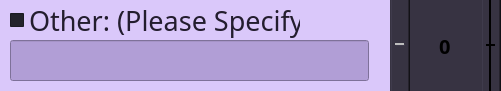
   <widget class="QFrame" name="framecontainer4">
    <property name="geometry">
     <rect>
      <x>20</x>
      <y>170</y>
      <width>501</width>
      <height>91</height>
     </rect>
    </property>
    <property name="styleSheet">
     <string notr="true">QFrame {
	border: none;
	color: white;
	background-color: rgb(218, 200, 250);
	border-radius: 13px;
}</string>
    </property>
    <property name="frameShape">
     <enum>QFrame::StyledPanel</enum>
    </property>
    <property name="frameShadow">
     <enum>QFrame::Raised</enum>
    </property>
    <widget class="QCheckBox" name="container4">
     <property name="geometry">
      <rect>
       <x>10</x>
       <y>0</y>
       <width>291</width>
       <height>41</height>
      </rect>
     </property>
     <property name="palette">
      <palette>
       <active>
        <colorrole role="WindowText">
         <brush brushstyle="SolidPattern">
          <color alpha="255">
           <red>49</red>
           <green>49</green>
           <blue>49</blue>
          </color>
         </brush>
        </colorrole>
        <colorrole role="Button">
         <brush brushstyle="SolidPattern">
          <color alpha="255">
           <red>35</red>
           <green>35</green>
           <blue>43</blue>
          </color>
         </brush>
        </colorrole>
        <colorrole role="Mid">
         <brush brushstyle="SolidPattern">
          <color alpha="255">
           <red>64</red>
           <green>65</green>
           <blue>66</blue>
          </color>
         </brush>
        </colorrole>
        <colorrole role="Text">
         <brush brushstyle="SolidPattern">
          <color alpha="255">
           <red>49</red>
           <green>49</green>
           <blue>49</blue>
          </color>
         </brush>
        </colorrole>
        <colorrole role="BrightText">
         <brush brushstyle="SolidPattern">
          <color alpha="255">
           <red>85</red>
           <green>85</green>
           <blue>127</blue>
          </color>
         </brush>
        </colorrole>
        <colorrole role="ButtonText">
         <brush brushstyle="SolidPattern">
          <color alpha="255">
           <red>49</red>
           <green>49</green>
           <blue>49</blue>
          </color>
         </brush>
        </colorrole>
        <colorrole role="Base">
         <brush brushstyle="SolidPattern">
          <color alpha="255">
           <red>35</red>
           <green>35</green>
           <blue>43</blue>
          </color>
         </brush>
        </colorrole>
        <colorrole role="Window">
         <brush brushstyle="SolidPattern">
          <color alpha="255">
           <red>35</red>
           <green>35</green>
           <blue>43</blue>
          </color>
         </brush>
        </colorrole>
        <colorrole role="PlaceholderText">
         <brush brushstyle="SolidPattern">
          <color alpha="128">
           <red>255</red>
           <green>255</green>
           <blue>255</blue>
          </color>
         </brush>
        </colorrole>
        <colorrole role="Accent">
         <brush brushstyle="SolidPattern">
          <color alpha="255">
           <red>85</red>
           <green>85</green>
           <blue>127</blue>
          </color>
         </brush>
        </colorrole>
       </active>
       <inactive>
        <colorrole role="WindowText">
         <brush brushstyle="SolidPattern">
          <color alpha="255">
           <red>49</red>
           <green>49</green>
           <blue>49</blue>
          </color>
         </brush>
        </colorrole>
        <colorrole role="Button">
         <brush brushstyle="SolidPattern">
          <color alpha="255">
           <red>35</red>
           <green>35</green>
           <blue>43</blue>
          </color>
         </brush>
        </colorrole>
        <colorrole role="Mid">
         <brush brushstyle="SolidPattern">
          <color alpha="255">
           <red>64</red>
           <green>65</green>
           <blue>66</blue>
          </color>
         </brush>
        </colorrole>
        <colorrole role="Text">
         <brush brushstyle="SolidPattern">
          <color alpha="255">
           <red>49</red>
           <green>49</green>
           <blue>49</blue>
          </color>
         </brush>
        </colorrole>
        <colorrole role="BrightText">
         <brush brushstyle="SolidPattern">
          <color alpha="255">
           <red>85</red>
           <green>85</green>
           <blue>127</blue>
          </color>
         </brush>
        </colorrole>
        <colorrole role="ButtonText">
         <brush brushstyle="SolidPattern">
          <color alpha="255">
           <red>49</red>
           <green>49</green>
           <blue>49</blue>
          </color>
         </brush>
        </colorrole>
        <colorrole role="Base">
         <brush brushstyle="SolidPattern">
          <color alpha="255">
           <red>35</red>
           <green>35</green>
           <blue>43</blue>
          </color>
         </brush>
        </colorrole>
        <colorrole role="Window">
         <brush brushstyle="SolidPattern">
          <color alpha="255">
           <red>35</red>
           <green>35</green>
           <blue>43</blue>
          </color>
         </brush>
        </colorrole>
        <colorrole role="PlaceholderText">
         <brush brushstyle="SolidPattern">
          <color alpha="128">
           <red>255</red>
           <green>255</green>
           <blue>255</blue>
          </color>
         </brush>
        </colorrole>
        <colorrole role="Accent">
         <brush brushstyle="SolidPattern">
          <color alpha="255">
           <red>85</red>
           <green>85</green>
           <blue>127</blue>
          </color>
         </brush>
        </colorrole>
       </inactive>
       <disabled>
        <colorrole role="WindowText">
         <brush brushstyle="SolidPattern">
          <color alpha="255">
           <red>255</red>
           <green>255</green>
           <blue>255</blue>
          </color>
         </brush>
        </colorrole>
        <colorrole role="Button">
         <brush brushstyle="SolidPattern">
          <color alpha="255">
           <red>35</red>
           <green>35</green>
           <blue>43</blue>
          </color>
         </brush>
        </colorrole>
        <colorrole role="Mid">
         <brush brushstyle="SolidPattern">
          <color alpha="255">
           <red>64</red>
           <green>65</green>
           <blue>66</blue>
          </color>
         </brush>
        </colorrole>
        <colorrole role="Text">
         <brush brushstyle="SolidPattern">
          <color alpha="255">
           <red>255</red>
           <green>255</green>
           <blue>255</blue>
          </color>
         </brush>
        </colorrole>
        <colorrole role="BrightText">
         <brush brushstyle="SolidPattern">
          <color alpha="255">
           <red>85</red>
           <green>85</green>
           <blue>127</blue>
          </color>
         </brush>
        </colorrole>
        <colorrole role="ButtonText">
         <brush brushstyle="SolidPattern">
          <color alpha="255">
           <red>255</red>
           <green>255</green>
           <blue>255</blue>
          </color>
         </brush>
        </colorrole>
        <colorrole role="Base">
         <brush brushstyle="SolidPattern">
          <color alpha="255">
           <red>35</red>
           <green>35</green>
           <blue>43</blue>
          </color>
         </brush>
        </colorrole>
        <colorrole role="Window">
         <brush brushstyle="SolidPattern">
          <color alpha="255">
           <red>35</red>
           <green>35</green>
           <blue>43</blue>
          </color>
         </brush>
        </colorrole>
        <colorrole role="PlaceholderText">
         <brush brushstyle="SolidPattern">
          <color alpha="128">
           <red>255</red>
           <green>255</green>
           <blue>255</blue>
          </color>
         </brush>
        </colorrole>
        <colorrole role="Accent">
         <brush brushstyle="SolidPattern">
          <color alpha="255">
           <red>85</red>
           <green>85</green>
           <blue>127</blue>
          </color>
         </brush>
        </colorrole>
       </disabled>
      </palette>
     </property>
     <property name="font">
      <font>
       <family>Oswald</family>
       <pointsize>20</pointsize>
      </font>
     </property>
     <property name="cursor">
      <cursorShape>PointingHandCursor</cursorShape>
     </property>
     <property name="styleSheet">
      <string notr="true">QCheckBox {
	background-color: none;
	color: rgb(35, 29, 46);
	
}</string>
     </property>
     <property name="text">
      <string>Other: (Please Specify)</string>
     </property>
    </widget>
    <widget class="QSpinBox" name="spinBox4">
     <property name="geometry">
      <rect>
       <x>390</x>
       <y>0</y>
       <width>111</width>
       <height>91</height>
      </rect>
     </property>
     <property name="font">
      <font>
       <family>Oswald</family>
       <pointsize>15</pointsize>
       <bold>true</bold>
      </font>
     </property>
     <property name="cursor">
      <cursorShape>PointingHandCursor</cursorShape>
     </property>
     <property name="mouseTracking">
      <bool>false</bool>
     </property>
     <property name="acceptDrops">
      <bool>false</bool>
     </property>
     <property name="styleSheet">
      <string notr="true"> QSpinBox {
	background-color: rgb(55, 51, 66);
}

QSpinBox::down-button {
	subcontrol-origin: border;
	subcontrol-position: left;
	height: 100px;
	width: 20px;
}

QSpinBox::up-button {
	subcontrol-origin: border;
	subcontrol-position: right;
	height: 100px;
	width: 20px;
}
</string>
     </property>
     <property name="alignment">
      <set>Qt::AlignCenter</set>
     </property>
     <property name="buttonSymbols">
      <enum>QAbstractSpinBox::PlusMinus</enum>
     </property>
    </widget>
    <widget class="QLineEdit" name="otherlineedit">
     <property name="geometry">
      <rect>
       <x>10</x>
       <y>40</y>
       <width>359</width>
       <height>41</height>
      </rect>
     </property>
     <property name="palette">
      <palette>
       <active>
        <colorrole role="WindowText">
         <brush brushstyle="SolidPattern">
          <color alpha="255">
           <red>49</red>
           <green>49</green>
           <blue>49</blue>
          </color>
         </brush>
        </colorrole>
        <colorrole role="Button">
         <brush brushstyle="SolidPattern">
          <color alpha="255">
           <red>177</red>
           <green>158</green>
           <blue>214</blue>
          </color>
         </brush>
        </colorrole>
        <colorrole role="Text">
         <brush brushstyle="SolidPattern">
          <color alpha="255">
           <red>49</red>
           <green>49</green>
           <blue>49</blue>
          </color>
         </brush>
        </colorrole>
        <colorrole role="BrightText">
         <brush brushstyle="SolidPattern">
          <color alpha="255">
           <red>85</red>
           <green>85</green>
           <blue>127</blue>
          </color>
         </brush>
        </colorrole>
        <colorrole role="ButtonText">
         <brush brushstyle="SolidPattern">
          <color alpha="255">
           <red>49</red>
           <green>49</green>
           <blue>49</blue>
          </color>
         </brush>
        </colorrole>
        <colorrole role="Base">
         <brush brushstyle="SolidPattern">
          <color alpha="255">
           <red>177</red>
           <green>158</green>
           <blue>214</blue>
          </color>
         </brush>
        </colorrole>
        <colorrole role="Window">
         <brush brushstyle="SolidPattern">
          <color alpha="255">
           <red>177</red>
           <green>158</green>
           <blue>214</blue>
          </color>
         </brush>
        </colorrole>
        <colorrole role="PlaceholderText">
         <brush brushstyle="SolidPattern">
          <color alpha="128">
           <red>255</red>
           <green>255</green>
           <blue>255</blue>
          </color>
         </brush>
        </colorrole>
        <colorrole role="Accent">
         <brush brushstyle="SolidPattern">
          <color alpha="255">
           <red>85</red>
           <green>85</green>
           <blue>127</blue>
          </color>
         </brush>
        </colorrole>
       </active>
       <inactive>
        <colorrole role="WindowText">
         <brush brushstyle="SolidPattern">
          <color alpha="255">
           <red>49</red>
           <green>49</green>
           <blue>49</blue>
          </color>
         </brush>
        </colorrole>
        <colorrole role="Button">
         <brush brushstyle="SolidPattern">
          <color alpha="255">
           <red>177</red>
           <green>158</green>
           <blue>214</blue>
          </color>
         </brush>
        </colorrole>
        <colorrole role="Text">
         <brush brushstyle="SolidPattern">
          <color alpha="255">
           <red>49</red>
           <green>49</green>
           <blue>49</blue>
          </color>
         </brush>
        </colorrole>
        <colorrole role="BrightText">
         <brush brushstyle="SolidPattern">
          <color alpha="255">
           <red>85</red>
           <green>85</green>
           <blue>127</blue>
          </color>
         </brush>
        </colorrole>
        <colorrole role="ButtonText">
         <brush brushstyle="SolidPattern">
          <color alpha="255">
           <red>49</red>
           <green>49</green>
           <blue>49</blue>
          </color>
         </brush>
        </colorrole>
        <colorrole role="Base">
         <brush brushstyle="SolidPattern">
          <color alpha="255">
           <red>177</red>
           <green>158</green>
           <blue>214</blue>
          </color>
         </brush>
        </colorrole>
        <colorrole role="Window">
         <brush brushstyle="SolidPattern">
          <color alpha="255">
           <red>177</red>
           <green>158</green>
           <blue>214</blue>
          </color>
         </brush>
        </colorrole>
        <colorrole role="PlaceholderText">
         <brush brushstyle="SolidPattern">
          <color alpha="128">
           <red>255</red>
           <green>255</green>
           <blue>255</blue>
          </color>
         </brush>
        </colorrole>
        <colorrole role="Accent">
         <brush brushstyle="SolidPattern">
          <color alpha="255">
           <red>85</red>
           <green>85</green>
           <blue>127</blue>
          </color>
         </brush>
        </colorrole>
       </inactive>
       <disabled>
        <colorrole role="WindowText">
         <brush brushstyle="SolidPattern">
          <color alpha="255">
           <red>255</red>
           <green>255</green>
           <blue>255</blue>
          </color>
         </brush>
        </colorrole>
        <colorrole role="Button">
         <brush brushstyle="SolidPattern">
          <color alpha="255">
           <red>177</red>
           <green>158</green>
           <blue>214</blue>
          </color>
         </brush>
        </colorrole>
        <colorrole role="Text">
         <brush brushstyle="SolidPattern">
          <color alpha="255">
           <red>255</red>
           <green>255</green>
           <blue>255</blue>
          </color>
         </brush>
        </colorrole>
        <colorrole role="BrightText">
         <brush brushstyle="SolidPattern">
          <color alpha="255">
           <red>85</red>
           <green>85</green>
           <blue>127</blue>
          </color>
         </brush>
        </colorrole>
        <colorrole role="ButtonText">
         <brush brushstyle="SolidPattern">
          <color alpha="255">
           <red>255</red>
           <green>255</green>
           <blue>255</blue>
          </color>
         </brush>
        </colorrole>
        <colorrole role="Base">
         <brush brushstyle="SolidPattern">
          <color alpha="255">
           <red>177</red>
           <green>158</green>
           <blue>214</blue>
          </color>
         </brush>
        </colorrole>
        <colorrole role="Window">
         <brush brushstyle="SolidPattern">
          <color alpha="255">
           <red>177</red>
           <green>158</green>
           <blue>214</blue>
          </color>
         </brush>
        </colorrole>
        <colorrole role="PlaceholderText">
         <brush brushstyle="SolidPattern">
          <color alpha="128">
           <red>255</red>
           <green>255</green>
           <blue>255</blue>
          </color>
         </brush>
        </colorrole>
        <colorrole role="Accent">
         <brush brushstyle="SolidPattern">
          <color alpha="255">
           <red>85</red>
           <green>85</green>
           <blue>127</blue>
          </color>
         </brush>
        </colorrole>
       </disabled>
      </palette>
     </property>
     <property name="font">
      <font>
       <family>Oswald</family>
       <pointsize>20</pointsize>
      </font>
     </property>
     <property name="styleSheet">
      <string notr="true">QLineEdit {
	background-color: rgb(177, 158, 214);
	color: white;
	
}</string>
     </property>
     <property name="text">
      <string/>
     </property>
     <property name="maxLength">
      <number>30</number>
     </property>
     <property name="placeholderText">
      <string extracomment="Enter Number."/>
     </property>
    </widget>
   </widget>
